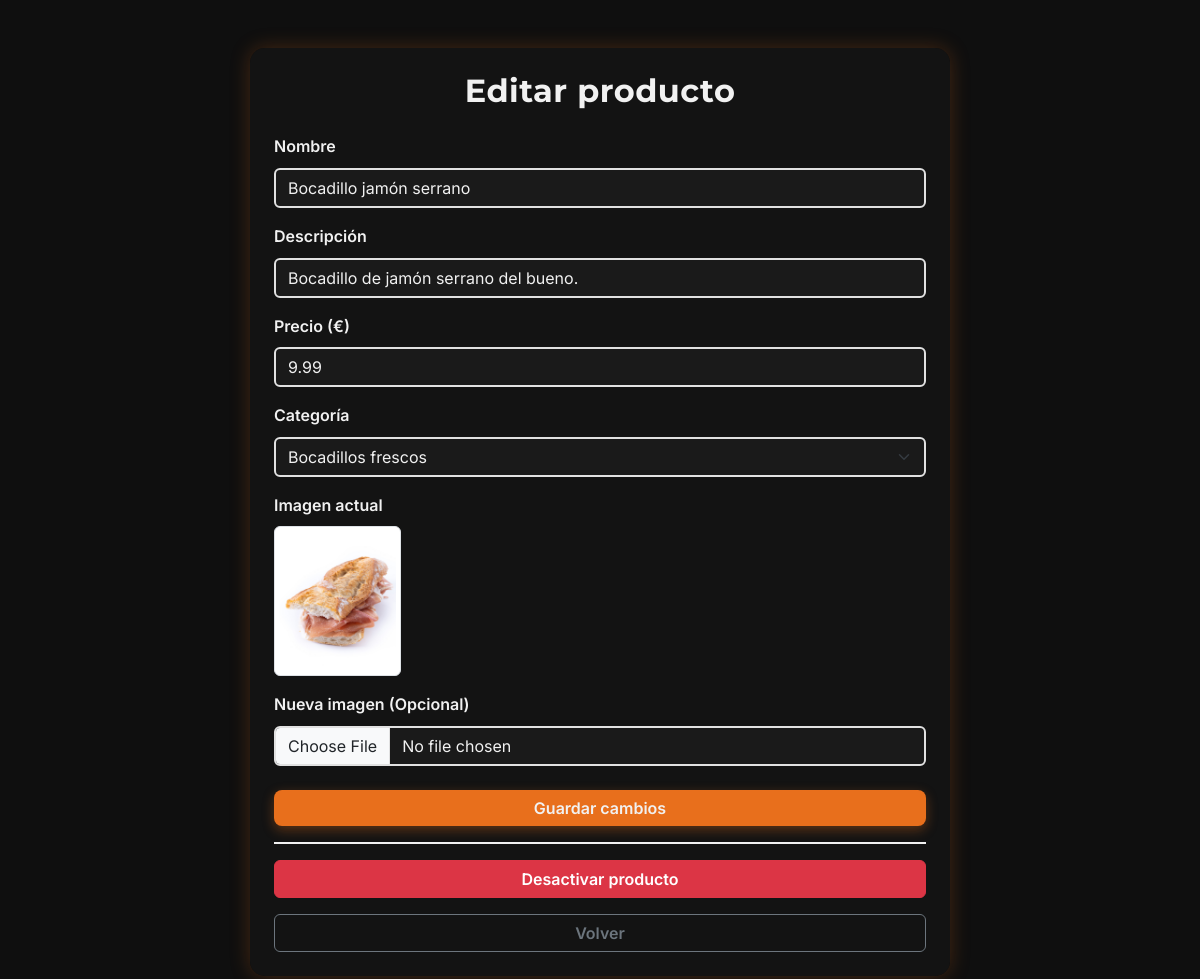
The page /products/product_edit.php?id=12 (signed in) on the database its author committed.
### tables this page shows
CREATE TABLE `productos` (
  `id` int(11) NOT NULL,
  `id_categoria` int(11) NOT NULL,
  `nombre` varchar(50) NOT NULL,
  `descripcion` varchar(255) NOT NULL,
  `precio` decimal(6,2) NOT NULL,
  `imagen` varchar(255) DEFAULT NULL,
  `estado` enum('activo','inactivo') NOT NULL DEFAULT 'activo'
);

CREATE TABLE `categorias` (
  `id` int(11) NOT NULL,
  `nombre` varchar(100) NOT NULL,
  `estado` enum('activo','inactivo') NOT NULL DEFAULT 'activo'
);

### src/products/product_edit.php (the view, shortened to what this page needs)
<?php
    $db = Database::getConnection();
    if (isset($_POST["edit_submit"]) || isset($_POST["toggle_status"])) {
        $id = (int) ($_POST["id"] ?? 0);
    } else {
        $id = (int) ($_GET["id"] ?? 0);
    }
    $prodQuery = $db->prepare("SELECT id, nombre AS name, descripcion AS description, precio AS price, id_categoria AS category_id,
                               imagen AS image, estado AS status FROM productos WHERE id = :id");
    $prodQuery->execute([":id" => $id]);
    $product = $prodQuery->fetch(PDO::FETCH_ASSOC);
    $categories = $db->query("SELECT id, nombre AS name FROM categorias ORDER BY nombre ASC")->fetchAll(PDO::FETCH_ASSOC);
?>
<!DOCTYPE html>
<html lang="es">
<head>
    <link href="https://cdn.jsdelivr.net/npm/bootstrap@5.3.0/dist/css/bootstrap.min.css" rel="stylesheet">
    <link rel="stylesheet" href="https://cdn.jsdelivr.net/npm/bootstrap-icons@1.10.5/font/bootstrap-icons.css">
    <link rel="stylesheet" href="/assets/css/styles.css">
</head>
<body>
    <div class="d-flex justify-content-center align-items-start onix-bg py-5">
        <div class="p-4 onix-card" style="max-width: 700px;">
            <h2 class="text-center mb-4 fw-bold">Editar producto</h2>
            <?php if ($product): ?>
            <form name="edit_form" id="edit_form" method="post" action="/products/product_edit.php" enctype="multipart/form-data">
                <div class="mb-3">
                    <label for="name" class="form-label fw-semibold">Nombre</label>
                    <input type="text" name="name" id="name" class="form-control onix-input" maxlength="100" value="<?= htmlspecialchars($product['name']) ?>">
                </div>
                <div class="mb-3">
                    <label for="description" class="form-label fw-semibold">Descripción</label>
                    <input type="text" name="description" id="description" class="form-control onix-input" maxlength="255" value="<?= htmlspecialchars($product['description']) ?>">
                </div>
                <div class="mb-3">
                    <label for="price" class="form-label fw-semibold">Precio (€)</label>
                    <input type="text" name="price" id="price" class="form-control onix-input" maxlength="10" value="<?= htmlspecialchars((string)$product['price']) ?>">
                </div>
                <div class="mb-3">
                    <label for="category_id" class="form-label fw-semibold">Categoría</label>
                    <select name="category_id" id="category_id" class="form-select onix-input">
                        <?php foreach ($categories as $cat): ?>
                            <option value="<?= htmlspecialchars((string)$cat['id']) ?>" <?= ($cat['id'] == $product['category_id']) ? 'selected' : '' ?>>
                                <?= htmlspecialchars($cat['name']) ?>
                            </option>
                        <?php endforeach; ?>
                    </select>
                </div>
                <div class="mb-3">
                    <label class="form-label fw-semibold">Imagen actual</label><br>
                    <img src="/<?= htmlspecialchars($product['image']) ?>" class="img-thumbnail" style="max-height:150px;" alt="Current Product Image">
                </div>
                <div class="mb-3">
                    <label for="new_image" class="form-label fw-semibold">Nueva imagen (Opcional)</label>
                    <input type="file" name="image" id="new_image" class="form-control onix-input" accept=".jpg, .jpeg, .png">
                </div>
                <div class="d-grid gap-3 mt-4">
                    <button type="submit" name="edit_submit" class="btn btn-onix fw-semibold">Guardar cambios</button>
                    <hr class="onix-divider">
                </div>
            </form>
            <form method="post" action="/products/product_edit.php" class="mt-3">
                <div class="d-grid gap-3">
                    <?php if ($product['status'] === "activo"): ?>
                        <button type="submit" name="toggle_status" class="btn btn-danger fw-semibold">
                            Desactivar producto
                        </button>
                    <?php else: ?>
                        <button type="submit" name="toggle_status" class="btn btn-success fw-semibold">
                            Activar producto
                        </button>
                    <?php endif; ?>
                    <a href="/products/product_list.php" class="btn btn-outline-secondary fw-semibold">Volver</a>
                </div>
            </form>
            <?php endif; ?>
        </div>
    </div>
</body>
</html>

### src/assets/css/styles.css (style rules this page uses)
* { margin: 0; padding: 0; font-family: 'Inter', sans-serif; box-sizing: border-box; }
h1, h2, h3, h4 { font-family: 'Montserrat', sans-serif; letter-spacing: 0.5px; }
body { background-color: #0F0F0F; color: #F1F1F1; line-height: 1.6; }
a { color: #F1F1F1; text-decoration: none; }
.onix-bg { min-height: 100vh; padding: 2rem; }
.onix-card { background: rgba(20, 20, 20, 0.85); border-radius: 15px; width: 100%; max-width: 420px; box-shadow: 0 0 20px rgba(232, 111, 28, 0.25); backdrop-filter: blur(8px); }
.onix-input { background-color: #1A1A1A; border: 2px solid #E1E1E1; color: #F1F1F1; transition: all 0.3s ease; }
.btn-onix { background-color: #E86F1C; color: #F1F1F1; border: none; border-radius: 8px; box-shadow: 0 4px 12px rgba(232, 111, 28, 0.35); transition: all 0.2s ease-in-out; }
.onix-divider { border: none; border-top: 2px solid #F1F1F1; opacity: 1; margin: 0; }

### rows shown on the page
productos: name "Bocadillo jamón serrano", description "Bocadillo de jamón serrano del bueno.", price "9.99", category_id "Bocadillos frescos", imagen (picture)
